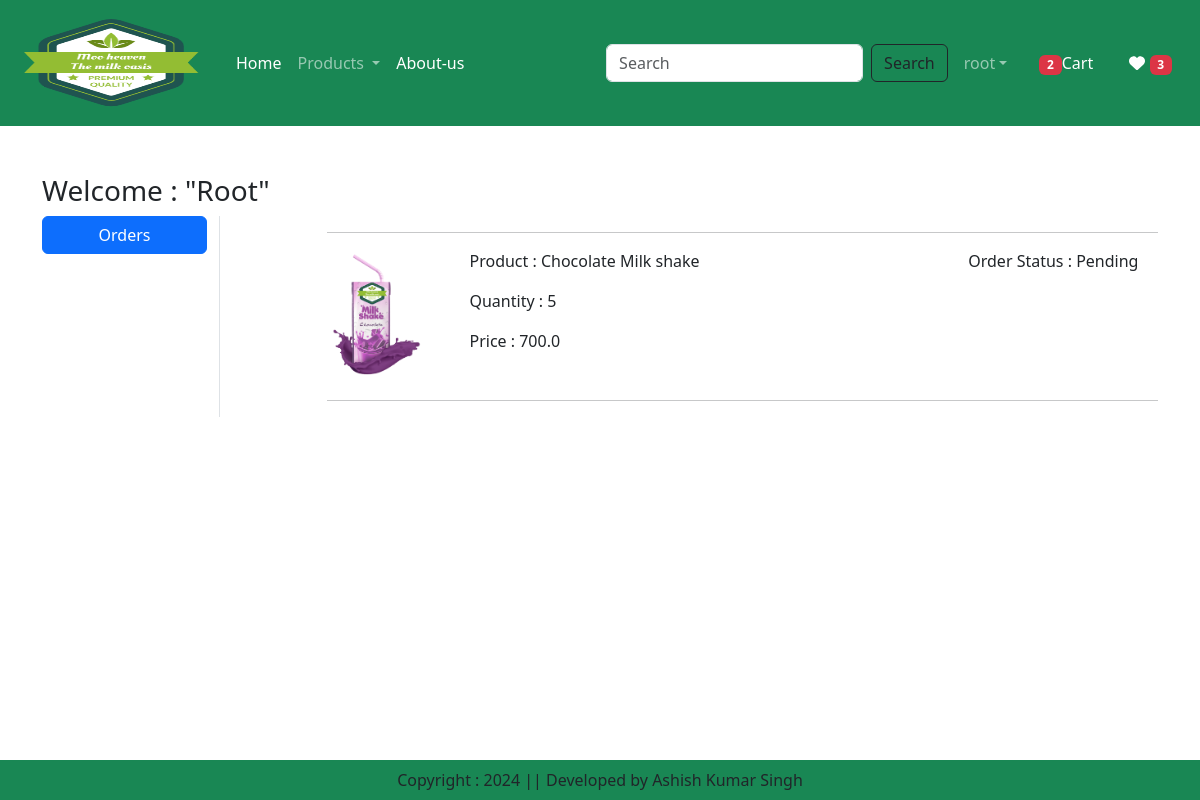
The page /orders/ (signed in) on the database as committed earlier.
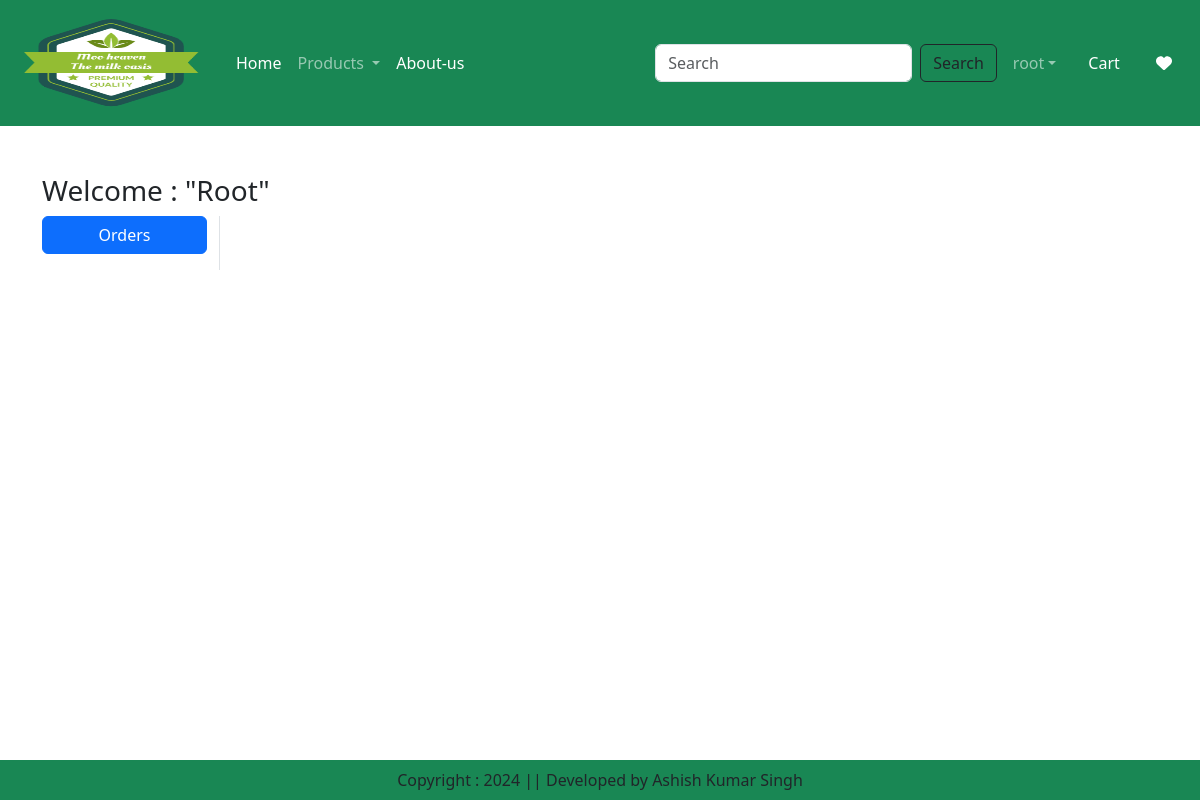
The same page on the database as committed later.
### app/models.py (models this page shows, shortened)
class OrderPlaced(models.Model):
    user = models.ForeignKey(User,on_delete=models.CASCADE)
    customer = models.ForeignKey(Customer,on_delete=models.CASCADE)
    product = models.ForeignKey(Product,on_delete=models.CASCADE)
    quantity = models.PositiveIntegerField(default=1)
    ordered_date = models.DateTimeField(auto_now_add=True)
    status = models.CharField(max_length=50,choices=STATUS_CHOICES,default='Pending')
    payment = models.ForeignKey(Payment,on_delete=models.CASCADE)
    @property
    def total_cost(self):
        return self.quantity * self.product.discounted_price

class Product(models.Model):
    title = models.CharField(max_length=100)
    selling_price = models.FloatField()
    discounted_price = models.FloatField()
    description = models.TextField()
    composition = models.TextField(default="")
    prodapp = models.TextField(default="")
    category = models.CharField(choices=CATEGORY_CHOICES,max_length=2)
    product_image = models.ImageField(upload_to='product')

### app/views.py (the view)
# urls.py: path('orders/',views.orders,name='orders'),
@login_required
def orders(request):
    orderPlaced = OrderPlaced.objects.filter(user=request.user)
    wishItem=0
    totalItem = 0
    if request.user.is_authenticated:
        totalItem = len(Cart.objects.filter(user=request.user))
        wishItem = len(Wishlist.objects.filter(user=request.user))
    return render(request,"app/orders.html",locals())

### app/templates/app/orders.html (shortened to what this page needs)
{% extends "app/base.html" %}
{% load static %}
{% block main-content %}
<div class="container my-5">
    <div class="row">
        <h3>Welcome : "<span class="text-capitalize">{{request.user}}</span>"</h3>
        <div class="col-sm-2 border-end">
            <ul class="list-unstyled">
                <li class="d-grid"><a href="{% url 'orders' %}" class="btn btn-primary">Orders</a></li>
            </ul>
        </div>
        <div class="col-sm-9 offset-sm-1">
            {% for op in orderPlaced %}
            <hr>
                <div class="row">
                    <div class="col-sm-2">
                        <img src="{{op.product.product_image.url}}" class="img-fluid" height="100" width="100"/>
                    </div>
                    <div class="col-sm-7">
                        <p>Product : {{op.product.title}}</p>
                        <p>Quantity : {{op.quantity}}</p>
                        <p>Price : {{op.total_cost}}</p>
                    </div>
                    <div class="col-sm-3">
                        <p>Order Status : {{op.status}}</p>
                    </div>
                </div>
                <hr>
            {% endfor %}
        </div>
    </div>
</div>
{% endblock main-content %}

### app/templates/app/base.html (shortened to what this page needs)
<!doctype html>
{% load static %}
<html lang="en">
  <head>
    <link href="https://cdn.jsdelivr.net/npm/bootstrap@5.3.3/dist/css/bootstrap.min.css" rel="stylesheet">
    <link rel = "stylesheet" href = "{% static 'app/css/owl.carousel.min.css' %}">
    <link rel = "stylesheet" href = "{% static 'app/css/all.min.css' %}">
    <link rel = "stylesheet" href = "{% static 'app/css/style.css' %}">
  </head>
  <body>
    <nav class="navbar navbar-expand-lg navbar-dark bg-success">
      <div class="container-fluid">
        <a class="navbar-brand" href="/">
          <img src="{% static 'app/images/logo2.png' %}" alt="Logo" width="200" height="100"></a>
        <div class="collapse navbar-collapse" id="navbarSupportedContent">
          <ul class="navbar-nav me-auto mb-2 mb-lg-0">
            {% if request.user.is_authenticated %}
            <li class="nav-item">
              <a class="nav-link active" aria-current="page" href="/">Home</a>
            </li>
            <li class="nav-item dropdown">
              <a class="nav-link dropdown-toggle" href="#" role="button" data-bs-toggle="dropdown" aria-expanded="false">
                Products
              </a>
            <li class="nav-item">
              <a class="nav-link text-white" href="{% url 'about' %}">About-us</a>
            </li>
          </ul>
          <form class="d-flex" role="search" action="/search/">
            <input class="form-control me-2" type="search" placeholder="Search" aria-label="Search" name="search">
            <button class="btn btn-outline-dark" type="submit">Search</button>
          </form>
        </div>
        <ul class="navbar-nav me-auto mb-2 mb-lg-0">
          <li class="nav-item dropdown mx-2">
            <a class="nav-link dropdown-toggle" href="#" role="button" data-bs-toggle="dropdown" aria-expanded="false">{{request.user}}</a>
          </li>
          <li class="nav-item mx-2">
            <a class="nav-link text-white" href="{% url 'showcart' %}"><span class="badge bg-danger">{% if totalItem > 0 %}{{totalItem}}{% endif %}</span>Cart&nbsp;</a>
          </li>
          <li class="nav-item mx-2">
            <a class="nav-link text-white" href="{% url 'wishlists' %}"><i class="fa fa-heart"></i> <span class="badge bg-danger">{% if wishItem > 0 %}{{wishItem}}{% endif %}</span></a>
          </li>
          {% else %}
          <li class="nav-item mx-2">
            <p class="nav-link text-white"><a style="text-decoration:none;color:white;"  href="{% url 'login' %}">Login</a>/<a style="text-decoration:none;color:white;" href="{% url 'customer-registration' %}">Register</a></p>
          </li>
          {% endif %}
        </ul>
      </div>
    </nav>
    {% block main-content %}{% endblock main-content %}
    <footer class="container-fluid fixed-bottom bg-success text-center p-2 mt-5">
      Copyright : 2024 || Developed by Ashish Kumar Singh
    </footer>
  </body>
</html>

Rows that differ between the two databases and show on the page:
removed OrderPlaced: product.product_image (picture), product "Chocolate Milk shake", quantity "5", total_cost "700.0", status "Pending"
Other text that changed with them:
{{ totalItem }}: "2" → (not shown)
{{ wishItem }}: "3" → (not shown)
